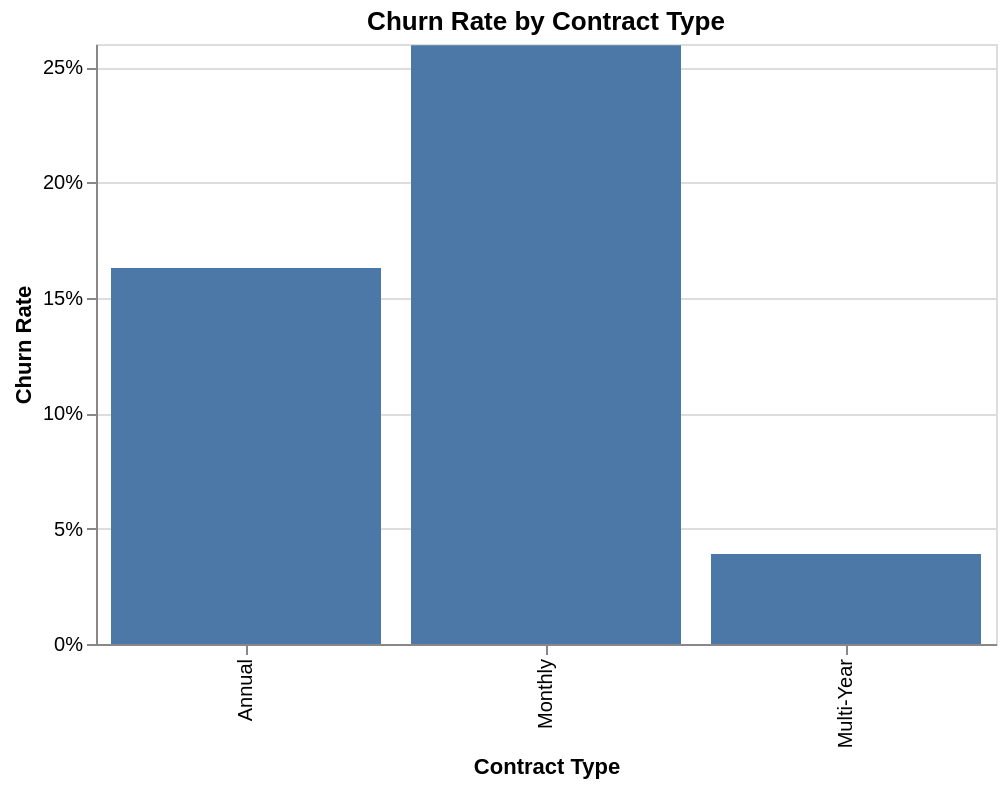

The code cell stored with this chart in its notebook:
### Markdown cell above
Cell 5 - Visualization : Churn Rate by Contract Type

### Code cell
churn_by_contract = alt.Chart(df).mark_bar().encode(
    x=alt.X('contract_type:N', title='Contract Type'),
    y=alt.Y('mean(churned):Q', title='Churn Rate', axis=alt.Axis(format='%')),
    tooltip=[
        alt.Tooltip('mean(churned):Q', title='Churn Rate', format='.1%'),
        alt.Tooltip('count():Q', title='Customers')
    ]
).properties(
    title='Churn Rate by Contract Type',
    width=450,
    height=300
)

churn_by_contract

### Figure 1 — Vega-Lite specification as saved in the notebook (floating-point values rounded to 4 significant figures; data arrays with more than 128 entries replaced by an {"elided": "..."} marker saying what was removed)
{"config": {"view": {"continuousWidth": 300, "continuousHeight": 300}}, "data": {"name": "data-b0d8682dc00ed8c8bfc292b4218ff4c7"}, "mark": {"type": "bar"}, "encoding": {"tooltip": [{"aggregate": "mean", "field": "churned", "format": ".1%", "title": "Churn Rate", "type": "quantitative"}, {"aggregate": "count", "title": "Customers", "type": "quantitative"}], "x": {"field": "contract_type", "title": "Contract Type", "type": "nominal"}, "y": {"aggregate": "mean", "axis": {"format": "%"}, "field": "churned", "title": "Churn Rate", "type": "quantitative"}}, "height": 300, "title": "Churn Rate by Contract Type", "width": 450, "$schema": "https://vega.github.io/schema/vega-lite/v5.20.1.json", "datasets": {"data-b0d8682dc00ed8c8bfc292b4218ff4c7": {"elided": "1000 records"}}}
